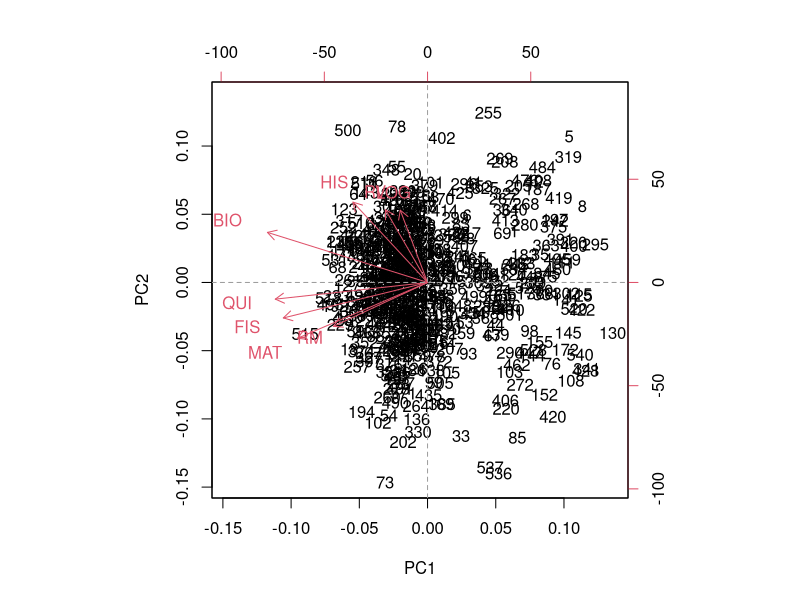
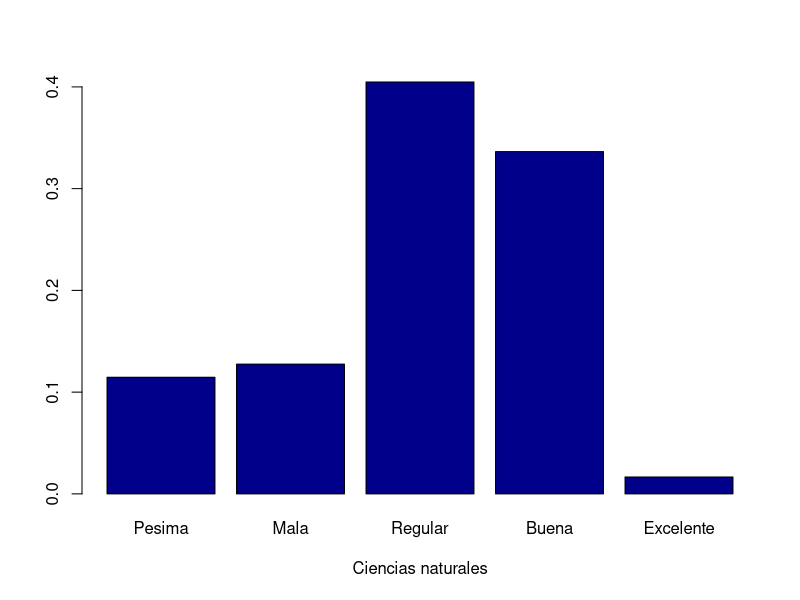
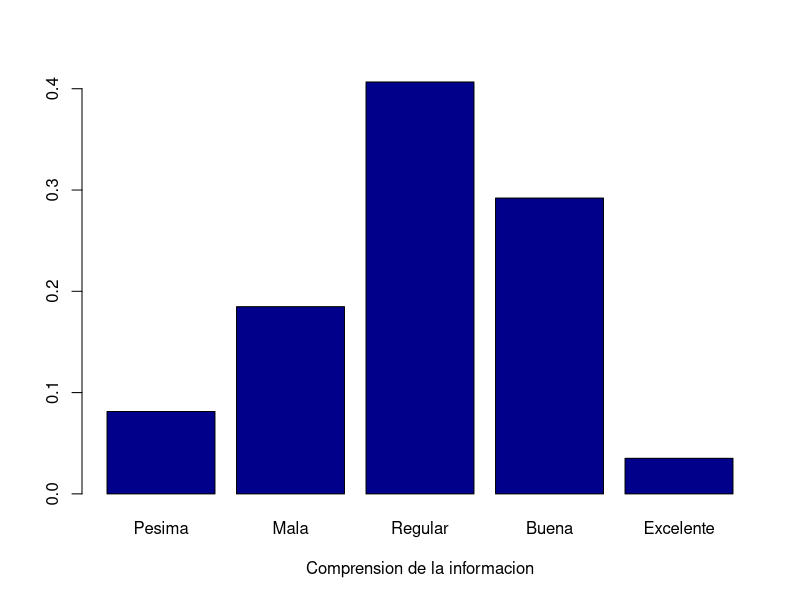
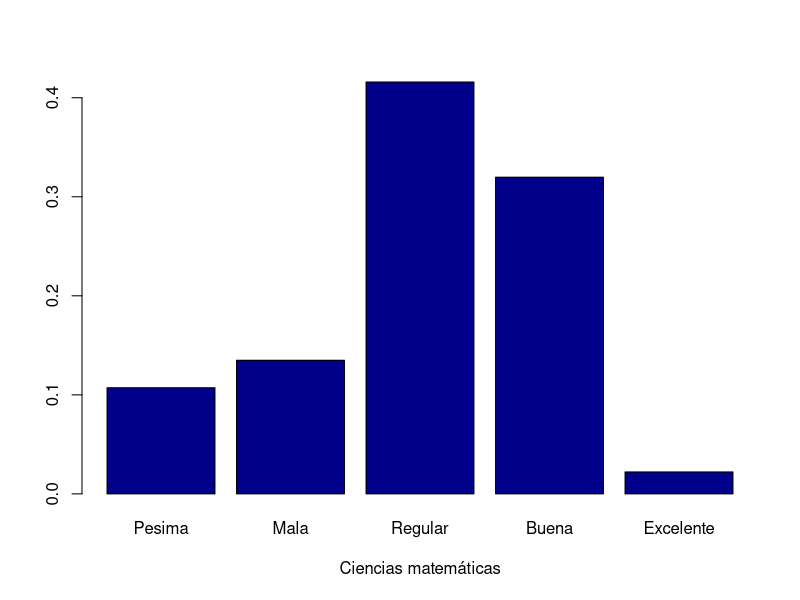
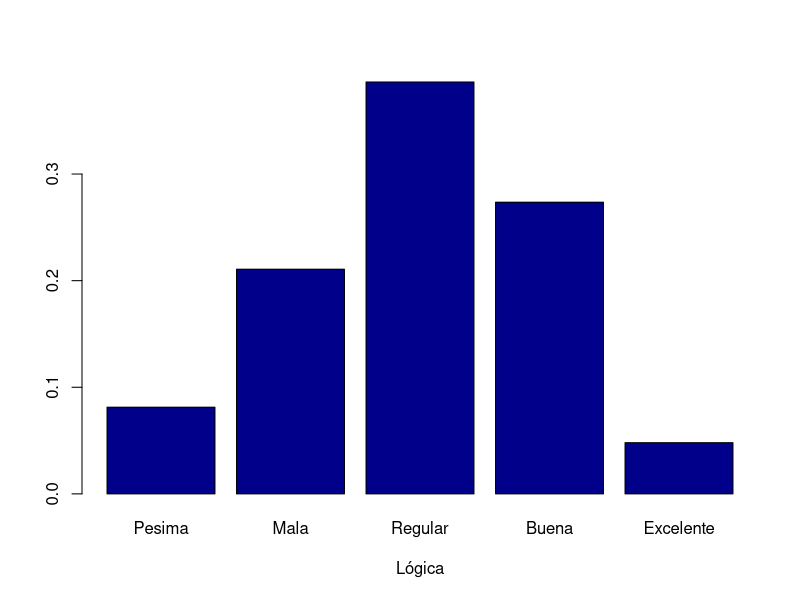

These charts were generated, in order, by the following R code:
## ---- chunk 1
library(here)
## ---- chunk 2
library(foreign)
postulantes <- read.spss(here("9 Analisis Multivariado/Trabajo 3/Postulantes.sav"),
                 to.data.frame = TRUE,
                 use.value.labels = TRUE)
## ---- chunk 3
summary(postulantes)
## ---- chunk 4
postulantes <- postulantes[,-1]
## ---- chunk 5
library(psych)
cortest.bartlett(cor(postulantes), n=nrow(postulantes))
## ---- chunk 6
KMO(postulantes)
## ---- chunk 7
data_AFE <- postulantes[,-4] 
## ---- chunk 8
cortest.bartlett(cor(data_AFE), n=nrow(data_AFE))
## ---- chunk 9
KMO(data_AFE)
## ---- chunk 10
facto=principal(r=data_AFE,nfactors=8,rotate="none")
facto
facto$loadings
## ---- chunk 11
facto=principal(r=data_AFE,nfactors=4,rotate="none")
facto
facto$loadings
## ---- chunk 12
facto=principal(r=data_AFE,nfactors=4,rotate="varimax")
facto
facto$loadings
## ---- chunk 13
biplot(prcomp(data_AFE, scale = FALSE))
abline(h = 0, v = 0, lty = 2, col = 8)
## ---- chunk 14
scores <- as.matrix(data_AFE) %*% as.matrix(facto$loadings)
scores <- data.frame(scores) ; head(scores)
## ---- chunk 15
Zscores<-scale(scores)
transScore <- Zscores*100+500 # Proceso de baremación de PISA
transScore <- data.frame(transScore)
## ---- chunk 16
transScore$RNC1[transScore$RC1<350] <-1
transScore$RNC1[transScore$RC1>=350 & transScore$RC1<450] <-2
transScore$RNC1[transScore$RC1>=450 & transScore$RC1<550] <-3
transScore$RNC1[transScore$RC1>=550 & transScore$RC1<650] <-4
transScore$RNC1[transScore$RC1>=650] <-5


# Etiquetar
transScore$RNC1 <- factor(transScore$RNC1, 
                             labels = c("Pesima", "Mala", "Regular",
                                        "Buena", "Excelente"))


fi=table(transScore$RNC1)
probabilidad=prop.table(table(transScore$RNC1))*100
cbind(fi,probabilidad)
barplot(prop.table(table(transScore$RNC1)), col = "darkBlue", xlab = "Ciencias naturales")

## ---- chunk 17
transScore$RNC2[transScore$RC2<350] <-1
transScore$RNC2[transScore$RC2>=350 & transScore$RC2<450] <-2
transScore$RNC2[transScore$RC2>=450 & transScore$RC2<550] <-3
transScore$RNC2[transScore$RC2>=550 & transScore$RC2<650] <-4
transScore$RNC2[transScore$RC2>=650] <-5


# Etiquetar
transScore$RNC2 <- factor(transScore$RNC2, 
                             labels = c("Pesima", "Mala", "Regular",
                                        "Buena", "Excelente"))


fi=table(transScore$RNC2)
probabilidad=prop.table(table(transScore$RNC2))*100
cbind(fi,probabilidad)
barplot(prop.table(table(transScore$RNC2)), col = "darkBlue", xlab = "Comprension de la informacion")

## ---- chunk 18
transScore$RNC4[transScore$RC4<350] <-1
transScore$RNC4[transScore$RC4>=350 & transScore$RC4<450] <-2
transScore$RNC4[transScore$RC4>=450 & transScore$RC4<550] <-3
transScore$RNC4[transScore$RC4>=550 & transScore$RC4<650] <-4
transScore$RNC4[transScore$RC4>=650] <-5


# Etiquetar
transScore$RNC4 <- factor(transScore$RNC4, 
                             labels = c("Pesima", "Mala", "Regular",
                                        "Buena", "Excelente"))


fi=table(transScore$RNC4)
probabilidad=prop.table(table(transScore$RNC4))*100
cbind(fi,probabilidad)
barplot(prop.table(table(transScore$RNC4)), col = "darkBlue", xlab = "Ciencias matemáticas")

## ---- chunk 19
transScore$RNC3[transScore$RC3<350] <-1
transScore$RNC3[transScore$RC3>=350 & transScore$RC3<450] <-2
transScore$RNC3[transScore$RC3>=450 & transScore$RC3<550] <-3
transScore$RNC3[transScore$RC3>=550 & transScore$RC3<650] <-4
transScore$RNC3[transScore$RC3>=650] <-5


# Etiquetar
transScore$RNC3 <- factor(transScore$RNC3, 
                             labels = c("Pesima", "Mala", "Regular",
                                        "Buena", "Excelente"))


fi=table(transScore$RNC3)
probabilidad=prop.table(table(transScore$RNC3))*100
cbind(fi,probabilidad)
barplot(prop.table(table(transScore$RNC3)), col = "darkBlue", xlab = "Lógica")

## ---- chunk 20
clientes <- read.csv(here("9 Analisis Multivariado/Trabajo 3/clientes.csv"))
